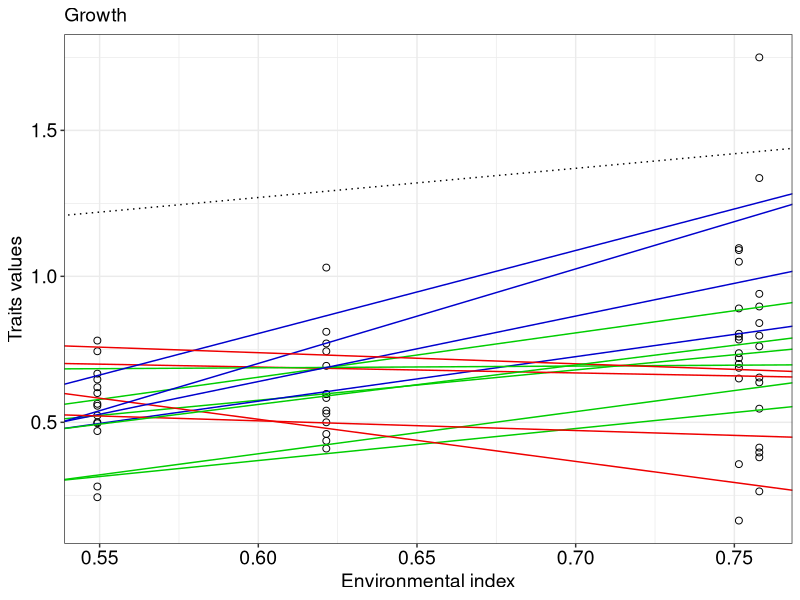
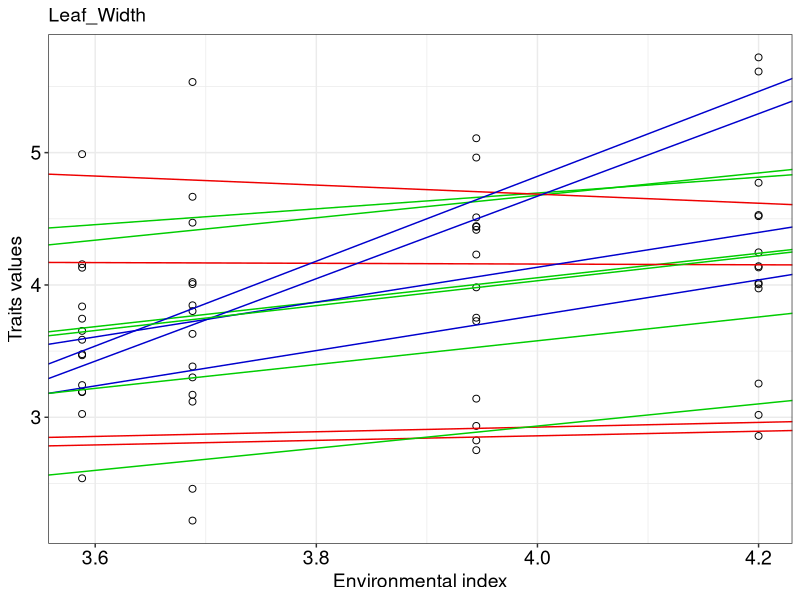
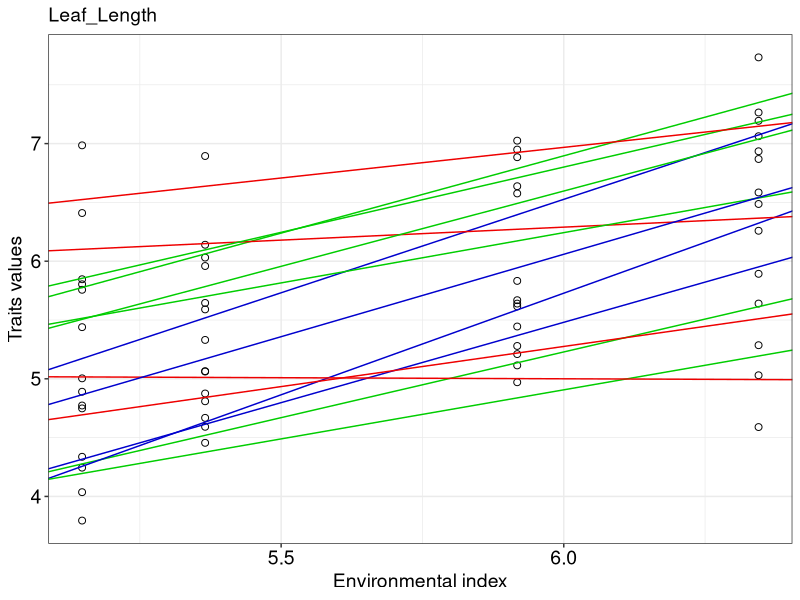
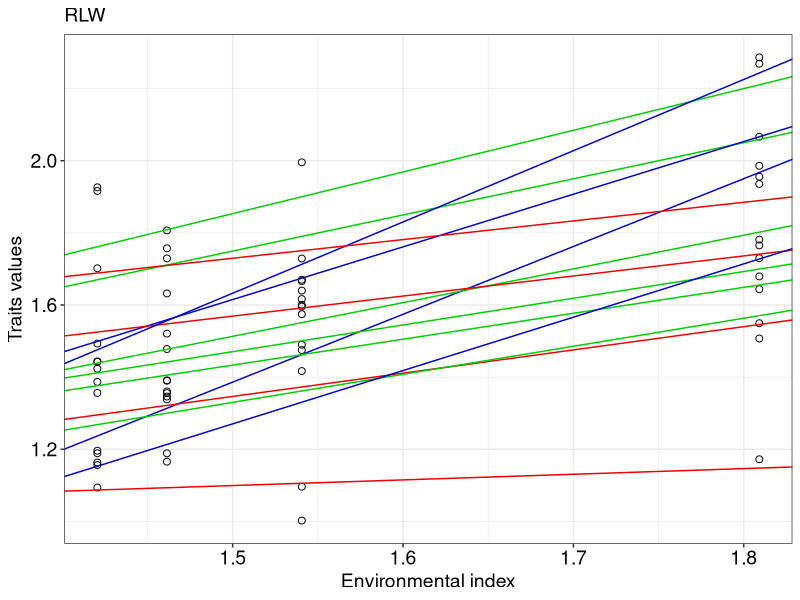
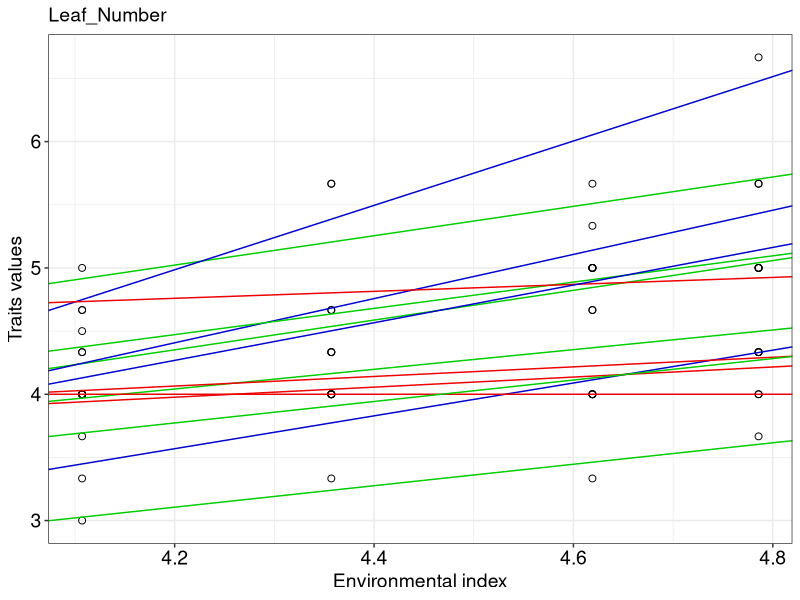
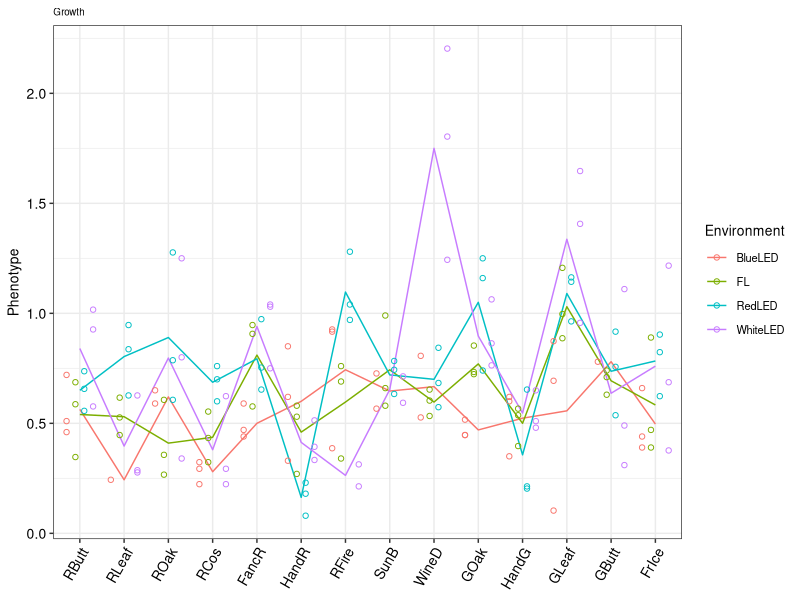
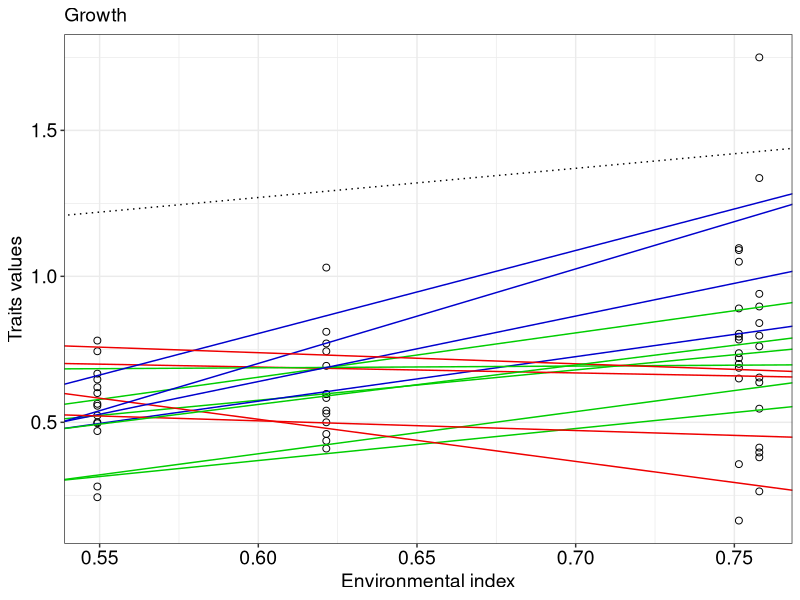
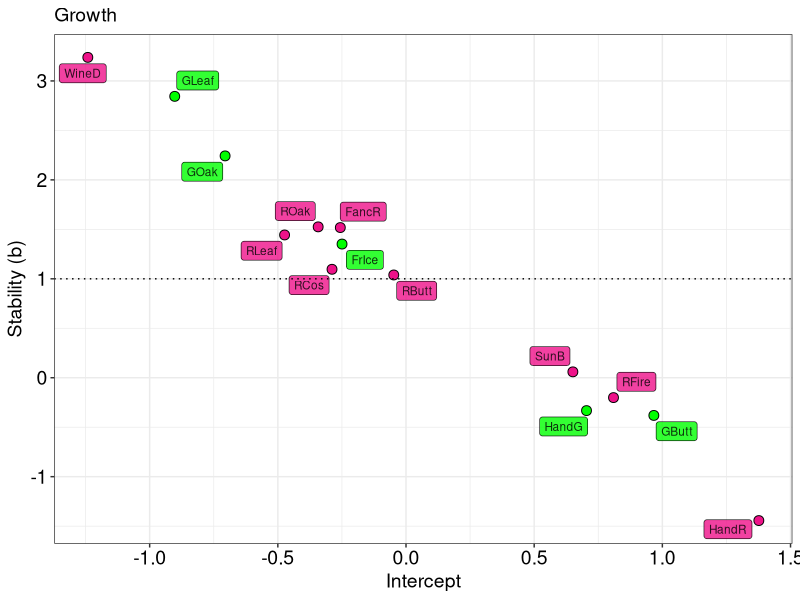

The R source for these figures, in order:
#########################
## GxE analysis
## JRA & AMMI
#########################

#Fig.4, Fig.S6,7

#Current date
today <- Sys.Date()
print(today, quote=F)

#load packages
library(tidyverse)
library(ggrepel)

#data import
d <- read.csv("Pheno/Light_MorPheno.csv",header=TRUE, check.names=FALSE) %>% na.omit()
d$Cultivar<- factor(d$Cultivar, levels=c("RButt","RLeaf","ROak","RCos","FancR","HandR","RFire",
                                                   "SunB","WineD","GOak","HandG","GLeaf","GButt","FrIce"))
for (j in 4:ncol(d)){

  print(j)

  Trait=names(d)[j]
  
  #make dir
  dir.create(paste("Fig/GxE/",Trait,sep=""))
  
  #ANOVA test for GXE detection
  twANOVA <- aov(d[,j]~Cultivar*Light, data=d)
  summary(twANOVA)
  
  #Interaction plot by ggplot2
  ggplot(d, aes(y=d[,j], x=Cultivar, color=Light, group=Light))+
  #guides(color=FALSE, fill=FALSE)+
  stat_summary(fun.y= mean, geom="line", size=0.5, width=0.8)+
  geom_point(shape=21, size=1.5, position=position_dodge(0.8))+
  theme_bw()+
  theme(text = element_text(size = 10), axis.text = element_text(size=10, color="black"), 
        axis.text.x = element_text(angle = 60, hjust = 1), 
        axis.title.x = element_blank(),
        plot.title = element_text(size = 7))+
  labs(title = Trait, y="Phenotype", x="genotype", color="Environment")
  
  ggsave(paste("Fig/GxE/",Trait,"/",print(today, quate=F),"_InteractionPlot.pdf", sep=""), width=5, height=3)
  
  #data arrange
  d.mean <- d %>% 
  group_by(Light, Cultivar) %>% 
  summarise(mean=mean(.data[[Trait]]))%>% 
  pivot_wider(names_from=Light, values_from=mean) %>% 
  as.data.frame()
  
  #d.mean <- as.matrix(d.mean)
  rownames(d.mean) <- d.mean[,1]
  d.mean <- d.mean[,2:5]
  
  print(d.mean)
  
  #overall mean
  om <- mean(as.matrix(d.mean))
  #genotypic mean
  gm <- apply(d.mean, 1, mean)
  #environmental mean
  em <- apply(d.mean, 2, mean)
  
  
  ####Joing Regression Analysis(JRA)----
  #prepare empty matirix
  g <- rep(NA, nrow(d.mean))
  b <- rep(NA, nrow(d.mean))
  rv <- rep(NA, nrow(d.mean))
  #tj <- em - om # just in case
  
  #linear modeling
  for(i in 1:nrow(d.mean)) {
    print(i)
    model <- lm(as.numeric(d.mean[i, ]) ~ em)
    g[i] <- coef(model)[1]
    b[i] <- coef(model)[2]
    rv[i] <- summary(model)$sigma^2
    }
  
  #Trait values vs. Environmental index(em)
  #ggplot ver. (in progress)
  d.mean.t <- t(d.mean) %>% 
    as.data.frame()
  
  d.mean.t <- bind_cols(em, d.mean.t) 
  colnames(d.mean.t)[1] <- "em"
  
  d.mean.t.long <- d.mean.t %>% 
    pivot_longer(2:(length(d.mean.t)), names_to="metabolites", values_to="values")
  
  col <- rep("blue3", length(b))
  col[b < quantile(b, 3/4)] <- "green3"
  col[b <= quantile(b, 1/4)] <- "red2"
  
  P <- ggplot()+
    geom_point(data=d.mean.t.long, aes(x=em, y=values), shape=1, color="black", size=2.0)+
    theme_bw()+
    theme(text = element_text(size = 14), axis.text = element_text(size=14, color="black"),
          plot.title = element_text(size = 14))+
    labs(title=Trait, y="Traits values", x="Environmental index")
  
  for (i in 1:14){
    P <- P +geom_abline(intercept = g[i], slope=b[i], color=col[i], size=0.5)
  }
  P <- P+geom_abline(intercept=om, slope=1.0, linetype = "dotted",color="black")
  print(P)
  
  
  ggsave(paste("Fig/GxE/",Trait,"/",print(today, quate=F),"_JRA_Regression.pdf", sep=""), width=3, height=3)
  
  #slope (stability) vs. intercept (trait)
  #ggplot ver
  Type <- c(rep("Red",9), rep("Green",5))
  stab.df <- bind_cols(g,b,rownames(d.mean), Type)
  colnames(stab.df) <- c("g","b","Cultivar","Type")
  
  ggplot(stab.df, aes(x=g, y=b, fill=Type))+
    guides(color=FALSE, fill=FALSE)+
    geom_point(shape=21, size=3.0, color="black")+
    geom_label_repel(aes(label=Cultivar, fill=Type), size=3.0, alpha=0.8, color="black")+
    scale_fill_manual(values=c("green","deeppink2"))+
    geom_hline(yintercept = 1.0, linetype = "dotted")+
    theme_bw()+
    theme(plot.title = element_text(size = 14), text = element_text(size = 14), axis.text = element_text(size=14, color="black"))+
    labs(title = Trait, y="Stability (b)", x="Intercept")
  
  ggsave(paste("Fig/GxE/",Trait,"/",print(today, quate=F),"_Plot_Stability_vs_Intercept.pdf", sep=""), width=3, height=3)
  
  ###Additive Main effect Multiplicative Interaction(AMMI) model----
  #matrix including  GXE effect
  ge <- sweep(sweep(d.mean, 1, gm), 2, em) + om
  head(ge)
  
  sge <- svd(ge)
  
  zg <- sge$u %*% diag(sqrt(sge$d))
  ze <- sge$v %*% diag(sqrt(sge$d))
  rownames(zg) <- names(gm)
  rownames(ze) <- names(em)
  colnames(zg) <- colnames(ze) <- paste0("IPCA", 1:length(sge$d))
  
  #ggplot ver.
  ze.df <- bind_cols(as.data.frame(ze),rownames(ze))
  colnames(ze.df)[5] <- c("Env")
  
  zg.df <- bind_cols(as.data.frame(zg),rownames(zg),Type)
  colnames(zg.df)[5:6] <- c("Cultivar","Type")
  
  ggplot()+
    guides(color=FALSE, fill=FALSE)+
    geom_point(data=zg.df, aes(x=IPCA1, y=IPCA2, color=Type), shape=1, size=3.0)+
    scale_color_manual(values=c("green","deeppink2"))+
    scale_fill_manual(values=c("green","deeppink2"))+
    geom_segment(data=ze.df, aes(x=0, y=0, xend=IPCA1, yend=IPCA2),arrow=arrow(length=unit(0.3,"cm"), type = "open"), color="blue", alpha=0.8, size=0.5)+
    geom_label_repel(data=ze.df, aes(x=IPCA1, y=IPCA2, label=Env), size=3, color="blue", alpha=0.8)+
    geom_text_repel(data=zg.df, aes(x=IPCA1, y=IPCA2, label=Cultivar, color=Type), size=3.0, alpha=0.8, max.overlaps = Inf)+
    theme_bw()+
    theme(text = element_text(size = 14), axis.text = element_text(size=14, color="black"),
          plot.title = element_text(size = 14))+
    geom_hline(yintercept = 0, linetype = "dotted")+
    geom_vline(xintercept = 0, linetype = "dotted")+
    labs(title = Trait, y="IPCA2", x="IPCA1")
  
  ggsave(paste("Fig/GxE/",Trait,"/",print(today, quate=F),"_IPCPlot_AMMI.pdf", sep=""), width=3, height=3)

}

